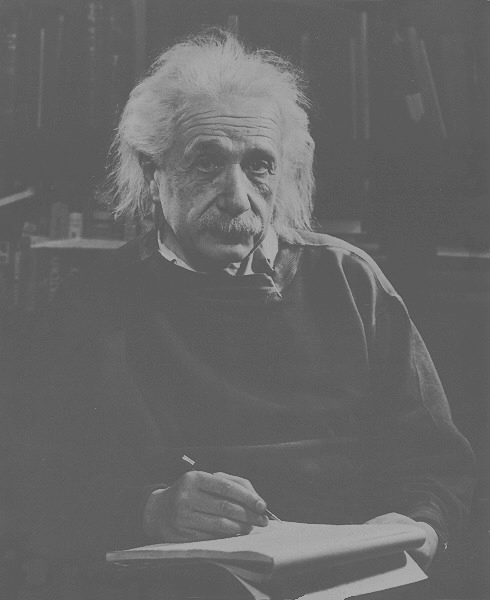
#> input picture projeto_04/einstein.tif, 490 x 600 px, found by its file name
$ python projeto_04_1.py
#> lines starting #> are read from the running program, lines starting #| are printed output that depends on the picture
######################################### HISTOGRAMA,PDF E CDF ############################################################

####################Einstein
import numpy as np
import matplotlib.pyplot as plt

# Carregando a imagem em escala de cinza
img_einstein = plt.imread(r"C:/Users/Arthur/Desktop/UNB/10_semestre_23_1/Processamento_digital_imagens/projeto_04/einstein.tif")
#> img_einstein is the input picture: shape (600, 490); min 74, max 178, mean 102.4


# Calculando o histograma da imagem
hist, bins = np.histogram(img_einstein.flatten(), 256, [0,256])
#> hist = 256 values, max 42848 at index 95, min 0 at index 0, mean 1148.4; bins = 257 values from 0 to 256

# Calculando o histograma normalizado (PDF)
pdf = hist / float(np.sum(hist))
#> pdf = 256 values, max 0.146 at index 95, min 0 at index 0, mean 0.00391

# Calculando a função de massa de probabilidade acumulada (CDF)
cdf = np.cumsum(pdf)
#> cdf = 256 values from 0 to 1

# Plotando o histograma, o PDF e o CDF
fig, (ax1, ax2, ax3) = plt.subplots(1, 3, figsize=(15,5))

ax1.hist(img_einstein.flatten(), 256, [0,256])
ax1.set_title("Histograma einstein")
ax1.set_xlabel("Intensidade")
ax1.set_ylabel("Frequência")

ax2.plot(pdf)
ax2.set_title("Histograma normalizado (PDF)")
ax2.set_xlabel("Intensidade")
ax2.set_ylabel("Probabilidade")

ax3.plot(cdf)
ax3.set_title("Função massa de probabilidade acumulada  (CDF)")
ax3.set_xlabel("Intensidade")
ax3.set_ylabel("Probabilidade acumulada")

plt.show()
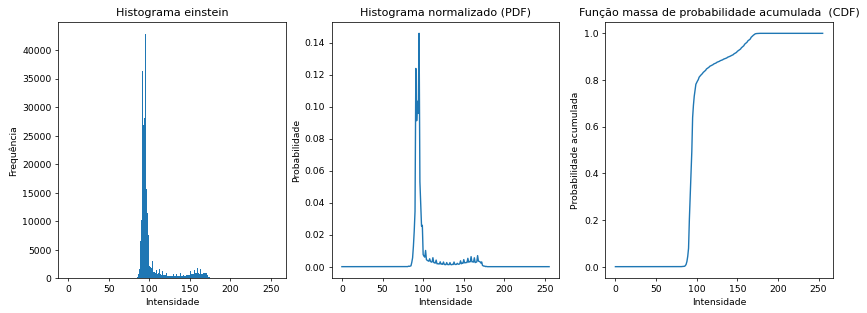
#> figure drawn by matplotlib, 3 panels; panel 1: tallest bar 42848 high, from x = 95 to 96; panel 2: curve peaks at x = 95, y = 0.146; panel 3: curve peaks at x = 178, y = 1
#############Flores
# Carregando a imagem em escala de cinza
img_flores = plt.imread(r"C:/Users/Arthur/Desktop/UNB/10_semestre_23_1/Processamento_digital_imagens/projeto_04/flores.tif")
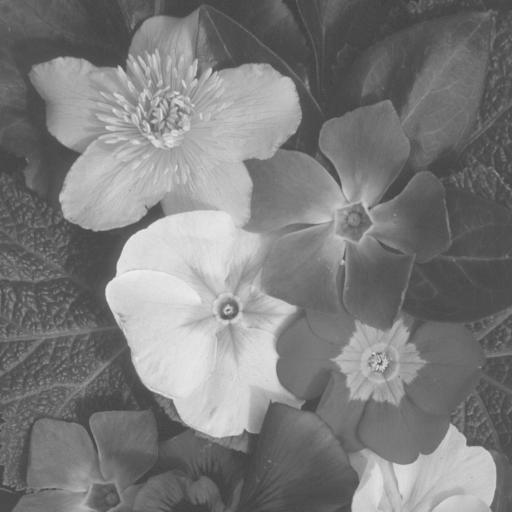
#> input picture projeto_04/flores.tif, 512 x 512 px, found by its file name
#> img_flores is the input picture: shape (512, 512); min 61, max 241, mean 124.4


# Calculando o histograma da imagem
hist, bins = np.histogram(img_flores.flatten(), 256, [0,256])
#> hist = 256 values, max 5268 at index 78, min 0 at index 0, mean 1024

# Calculando o histograma normalizado (PDF)
pdf = hist / float(np.sum(hist))
#> pdf = 256 values, max 0.0201 at index 78, min 0 at index 0, mean 0.00391

# Calculando a função de massa de probabilidade acumulada (CDF)
cdf = np.cumsum(pdf)

# Plotando o histograma, o PDF e o CDF
fig, (ax1, ax2, ax3) = plt.subplots(1, 3, figsize=(15,5))

ax1.hist(img_flores.flatten(), 256, [0,256])
ax1.set_title("Histograma flores")
ax1.set_xlabel("Intensidade")
ax1.set_ylabel("Frequência")

ax2.plot(pdf)
ax2.set_title("Histograma normalizado (PDF)")
ax2.set_xlabel("Intensidade")
ax2.set_ylabel("Probabilidade")

ax3.plot(cdf)
ax3.set_title("Função massa de probabilidade acumulada  (CDF)")
ax3.set_xlabel("Intensidade")
ax3.set_ylabel("Probabilidade acumulada")

plt.show()
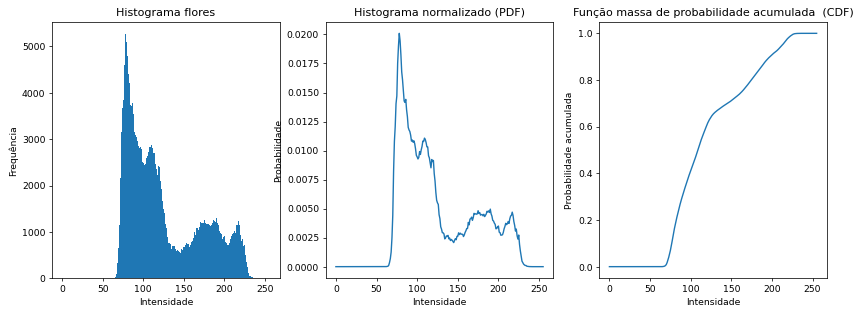
#> figure drawn by matplotlib, 3 panels; panel 1: tallest bar 5268 high, from x = 78 to 79; panel 2: curve peaks at x = 78, y = 0.0201; panel 3: curve peaks at x = 241, y = 1
###################pollen

# Carregando a imagem em escala de cinza
img_pollen = plt.imread(r"C:/Users/Arthur/Desktop/UNB/10_semestre_23_1/Processamento_digital_imagens/projeto_04/pollen.tif")
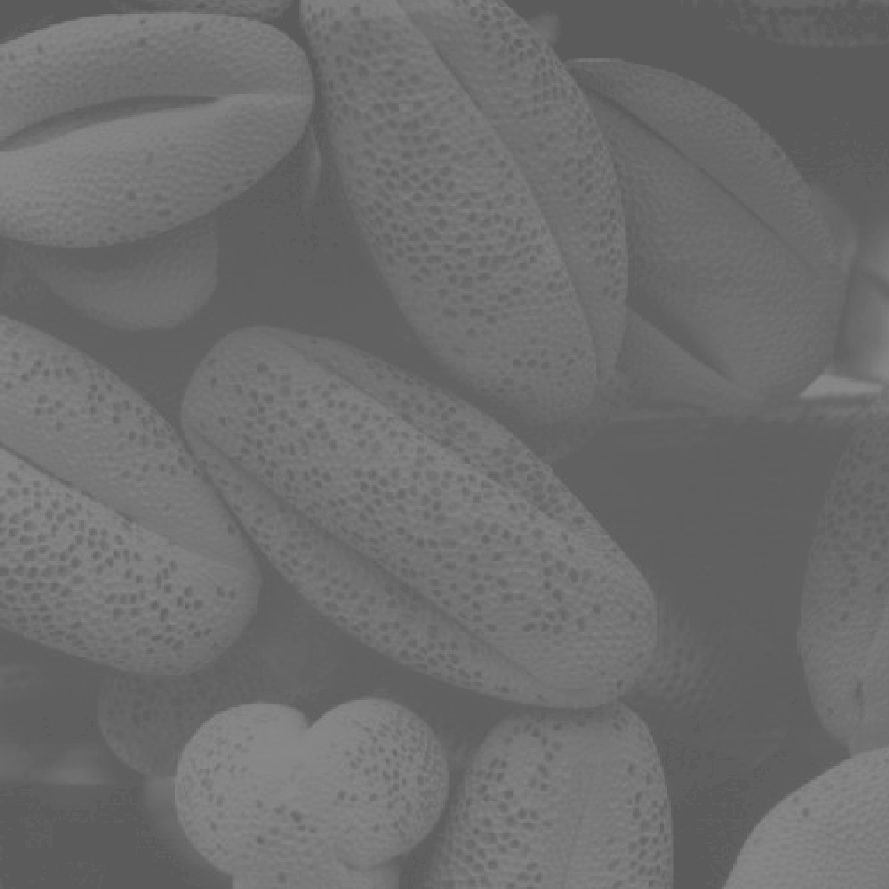
#> input picture projeto_04/pollen.tif, 889 x 889 px, found by its file name
#> img_pollen is the input picture: shape (889, 889); min 91, max 138, mean 109.1


# Calculando o histograma da imagem
hist, bins = np.histogram(img_pollen.flatten(), 256, [0,256])
#> hist = 256 values, max 60247 at index 96, min 0 at index 0, mean 3087.2

# Calculando o histograma normalizado (PDF)
pdf = hist / float(np.sum(hist))
#> pdf = 256 values, max 0.0762 at index 96, min 0 at index 0, mean 0.00391

# Calculando a função de massa de probabilidade acumulada (CDF)
cdf = np.cumsum(pdf)

# Plotando o histograma, o PDF e o CDF
fig, (ax1, ax2, ax3) = plt.subplots(1, 3, figsize=(15,5))

ax1.hist(img_einstein.flatten(), 256, [0,256])
ax1.set_title("Histograma pollen")
ax1.set_xlabel("Intensidade")
ax1.set_ylabel("Frequência")

ax2.plot(pdf)
ax2.set_title("Histograma normalizado (PDF)")
ax2.set_xlabel("Intensidade")
ax2.set_ylabel("Probabilidade")

ax3.plot(cdf)
ax3.set_title("Função massa de probabilidade acumulada  (CDF)")
ax3.set_xlabel("Intensidade")
ax3.set_ylabel("Probabilidade acumulada")

plt.show()
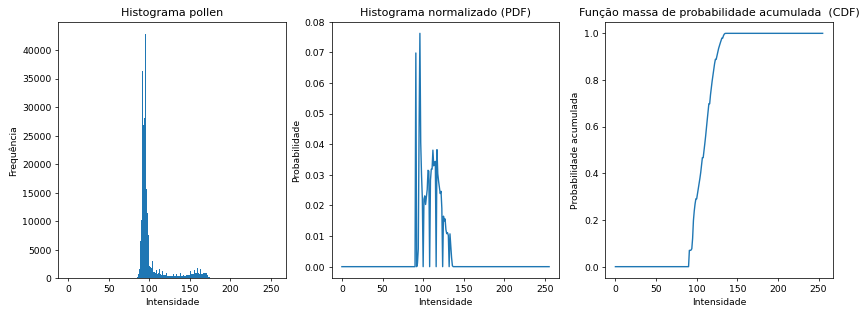
#> figure drawn by matplotlib, 3 panels; panel 1: tallest bar 42848 high, from x = 95 to 96; panel 2: curve peaks at x = 96, y = 0.0762; panel 3: curve peaks at x = 138, y = 1
